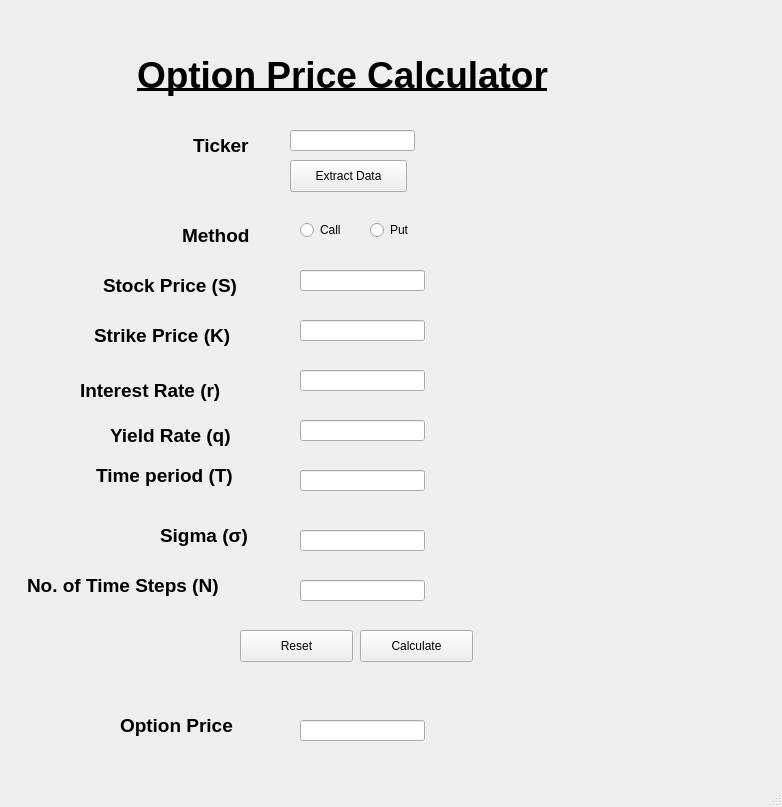
<?xml version="1.0" encoding="UTF-8"?>
<ui version="4.0">
 <class>Options</class>
 <widget class="QMainWindow" name="Options">
  <property name="geometry">
   <rect>
    <x>0</x>
    <y>0</y>
    <width>782</width>
    <height>807</height>
   </rect>
  </property>
  <property name="windowTitle">
   <string>MainWindow</string>
  </property>
  <widget class="QWidget" name="centralwidget">
   <widget class="QLabel" name="StockPrice">
    <property name="geometry">
     <rect>
      <x>103</x>
      <y>270</y>
      <width>171</width>
      <height>31</height>
     </rect>
    </property>
    <property name="text">
     <string>&lt;html&gt;&lt;head/&gt;&lt;body&gt;&lt;p&gt;&lt;span style=&quot; font-size:14pt; font-weight:600;&quot;&gt;Stock Price (S)&lt;/span&gt;&lt;/p&gt;&lt;/body&gt;&lt;/html&gt;</string>
    </property>
   </widget>
   <widget class="QLabel" name="Sigma">
    <property name="geometry">
     <rect>
      <x>160</x>
      <y>520</y>
      <width>111</width>
      <height>31</height>
     </rect>
    </property>
    <property name="text">
     <string>&lt;html&gt;&lt;head/&gt;&lt;body&gt;&lt;p&gt;&lt;span style=&quot; font-size:14pt; font-weight:600;&quot;&gt;Sigma (σ)&lt;/span&gt;&lt;/p&gt;&lt;/body&gt;&lt;/html&gt;</string>
    </property>
   </widget>
   <widget class="QLabel" name="Title">
    <property name="geometry">
     <rect>
      <x>42</x>
      <y>50</y>
      <width>601</width>
      <height>51</height>
     </rect>
    </property>
    <property name="text">
     <string>&lt;html&gt;&lt;head/&gt;&lt;body&gt;&lt;p align=&quot;center&quot;&gt;&lt;span style=&quot; font-size:28pt; font-weight:600; text-decoration: underline;&quot;&gt;Option Price Calculator&lt;/span&gt;&lt;/p&gt;&lt;/body&gt;&lt;/html&gt;</string>
    </property>
   </widget>
   <widget class="QLabel" name="YieldRate">
    <property name="geometry">
     <rect>
      <x>110</x>
      <y>420</y>
      <width>161</width>
      <height>31</height>
     </rect>
    </property>
    <property name="text">
     <string>&lt;html&gt;&lt;head/&gt;&lt;body&gt;&lt;p&gt;&lt;span style=&quot; font-size:14pt; font-weight:600;&quot;&gt;Yield Rate (q)&lt;/span&gt;&lt;/p&gt;&lt;/body&gt;&lt;/html&gt;</string>
    </property>
   </widget>
   <widget class="QLabel" name="MethodLine">
    <property name="geometry">
     <rect>
      <x>182</x>
      <y>220</y>
      <width>91</width>
      <height>31</height>
     </rect>
    </property>
    <property name="text">
     <string>&lt;html&gt;&lt;head/&gt;&lt;body&gt;&lt;p&gt;&lt;span style=&quot; font-size:14pt; font-weight:600;&quot;&gt;Method&lt;/span&gt;&lt;/p&gt;&lt;/body&gt;&lt;/html&gt;</string>
    </property>
   </widget>
   <widget class="QLabel" name="Periods">
    <property name="geometry">
     <rect>
      <x>27</x>
      <y>570</y>
      <width>251</width>
      <height>31</height>
     </rect>
    </property>
    <property name="text">
     <string>&lt;html&gt;&lt;head/&gt;&lt;body&gt;&lt;p&gt;&lt;span style=&quot; font-size:14pt; font-weight:600;&quot;&gt;No. of Time Steps (N)&lt;/span&gt;&lt;/p&gt;&lt;/body&gt;&lt;/html&gt;</string>
    </property>
   </widget>
   <widget class="QLabel" name="StrikePrice">
    <property name="geometry">
     <rect>
      <x>94</x>
      <y>320</y>
      <width>181</width>
      <height>31</height>
     </rect>
    </property>
    <property name="text">
     <string>&lt;html&gt;&lt;head/&gt;&lt;body&gt;&lt;p&gt;&lt;span style=&quot; font-size:14pt; font-weight:600;&quot;&gt;Strike Price (K)&lt;/span&gt;&lt;/p&gt;&lt;/body&gt;&lt;/html&gt;</string>
    </property>
   </widget>
   <widget class="QLabel" name="TimeEnd">
    <property name="geometry">
     <rect>
      <x>96</x>
      <y>460</y>
      <width>181</width>
      <height>31</height>
     </rect>
    </property>
    <property name="text">
     <string>&lt;html&gt;&lt;head/&gt;&lt;body&gt;&lt;p&gt;&lt;span style=&quot; font-size:14pt; font-weight:600;&quot;&gt;Time period (T)&lt;/span&gt;&lt;/p&gt;&lt;/body&gt;&lt;/html&gt;</string>
    </property>
   </widget>
   <widget class="QLabel" name="CallPrice">
    <property name="geometry">
     <rect>
      <x>120</x>
      <y>710</y>
      <width>151</width>
      <height>31</height>
     </rect>
    </property>
    <property name="text">
     <string>&lt;html&gt;&lt;head/&gt;&lt;body&gt;&lt;p&gt;&lt;span style=&quot; font-size:14pt; font-weight:600;&quot;&gt;Option Price&lt;/span&gt;&lt;/p&gt;&lt;/body&gt;&lt;/html&gt;</string>
    </property>
   </widget>
   <widget class="QLabel" name="TickerLabel">
    <property name="geometry">
     <rect>
      <x>193</x>
      <y>130</y>
      <width>71</width>
      <height>31</height>
     </rect>
    </property>
    <property name="text">
     <string>&lt;html&gt;&lt;head/&gt;&lt;body&gt;&lt;p&gt;&lt;span style=&quot; font-size:14pt; font-weight:600;&quot;&gt;Ticker&lt;/span&gt;&lt;/p&gt;&lt;/body&gt;&lt;/html&gt;</string>
    </property>
   </widget>
   <widget class="QLabel" name="Rate">
    <property name="geometry">
     <rect>
      <x>80</x>
      <y>370</y>
      <width>191</width>
      <height>41</height>
     </rect>
    </property>
    <property name="text">
     <string>&lt;html&gt;&lt;head/&gt;&lt;body&gt;&lt;p&gt;&lt;span style=&quot; font-size:14pt; font-weight:600;&quot;&gt;Interest Rate (r)&lt;/span&gt;&lt;/p&gt;&lt;/body&gt;&lt;/html&gt;</string>
    </property>
   </widget>
   <widget class="QLineEdit" name="InputStepsN">
    <property name="geometry">
     <rect>
      <x>300</x>
      <y>580</y>
      <width>125</width>
      <height>21</height>
     </rect>
    </property>
   </widget>
   <widget class="QRadioButton" name="InputCallButton">
    <property name="geometry">
     <rect>
      <x>300</x>
      <y>220</y>
      <width>48</width>
      <height>20</height>
     </rect>
    </property>
    <property name="text">
     <string>Call</string>
    </property>
   </widget>
   <widget class="QLineEdit" name="InputStockPrice">
    <property name="geometry">
     <rect>
      <x>300</x>
      <y>270</y>
      <width>125</width>
      <height>21</height>
     </rect>
    </property>
   </widget>
   <widget class="QLineEdit" name="InputTicker">
    <property name="geometry">
     <rect>
      <x>290</x>
      <y>130</y>
      <width>125</width>
      <height>21</height>
     </rect>
    </property>
   </widget>
   <widget class="QLineEdit" name="InputYieldRate">
    <property name="geometry">
     <rect>
      <x>300</x>
      <y>420</y>
      <width>125</width>
      <height>21</height>
     </rect>
    </property>
   </widget>
   <widget class="QPushButton" name="InputExtract">
    <property name="geometry">
     <rect>
      <x>290</x>
      <y>160</y>
      <width>117</width>
      <height>32</height>
     </rect>
    </property>
    <property name="text">
     <string>Extract Data</string>
    </property>
   </widget>
   <widget class="QLineEdit" name="InputSigma">
    <property name="geometry">
     <rect>
      <x>300</x>
      <y>530</y>
      <width>125</width>
      <height>21</height>
     </rect>
    </property>
   </widget>
   <widget class="QLineEdit" name="InputTimePeriod">
    <property name="geometry">
     <rect>
      <x>300</x>
      <y>470</y>
      <width>125</width>
      <height>21</height>
     </rect>
    </property>
   </widget>
   <widget class="QLineEdit" name="InputInterestRate">
    <property name="geometry">
     <rect>
      <x>300</x>
      <y>370</y>
      <width>125</width>
      <height>21</height>
     </rect>
    </property>
   </widget>
   <widget class="QLineEdit" name="InputStrikePrice">
    <property name="geometry">
     <rect>
      <x>300</x>
      <y>320</y>
      <width>125</width>
      <height>21</height>
     </rect>
    </property>
   </widget>
   <widget class="QRadioButton" name="InputPutButton">
    <property name="geometry">
     <rect>
      <x>370</x>
      <y>220</y>
      <width>48</width>
      <height>20</height>
     </rect>
    </property>
    <property name="text">
     <string>Put</string>
    </property>
   </widget>
   <widget class="QPushButton" name="InputCalculate">
    <property name="geometry">
     <rect>
      <x>360</x>
      <y>630</y>
      <width>113</width>
      <height>32</height>
     </rect>
    </property>
    <property name="text">
     <string>Calculate</string>
    </property>
   </widget>
   <widget class="QLabel" name="OutputText">
    <property name="geometry">
     <rect>
      <x>270</x>
      <y>670</y>
      <width>171</width>
      <height>31</height>
     </rect>
    </property>
    <property name="text">
     <string/>
    </property>
   </widget>
   <widget class="QPushButton" name="InputReset">
    <property name="geometry">
     <rect>
      <x>240</x>
      <y>630</y>
      <width>113</width>
      <height>32</height>
     </rect>
    </property>
    <property name="text">
     <string>Reset</string>
    </property>
   </widget>
   <widget class="QLineEdit" name="OptionPrice">
    <property name="geometry">
     <rect>
      <x>300</x>
      <y>720</y>
      <width>125</width>
      <height>21</height>
     </rect>
    </property>
   </widget>
  </widget>
  <widget class="QStatusBar" name="statusbar"/>
 </widget>
 <resources/>
 <connections/>
</ui>
